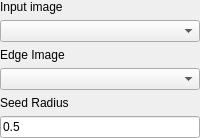
    <widget class="QWidget" name="widget" native="true">
     <property name="sizePolicy">
      <sizepolicy hsizetype="Preferred" vsizetype="Preferred">
       <horstretch>0</horstretch>
       <verstretch>0</verstretch>
      </sizepolicy>
     </property>
     <layout class="QVBoxLayout" name="verticalLayout_3">
      <property name="leftMargin">
       <number>0</number>
      </property>
      <property name="topMargin">
       <number>0</number>
      </property>
      <property name="rightMargin">
       <number>0</number>
      </property>
      <property name="bottomMargin">
       <number>0</number>
      </property>
      <item>
       <widget class="QLabel" name="inputLabel1">
        <property name="text">
         <string>Input image</string>
        </property>
       </widget>
      </item>
      <item>
       <widget class="QComboBox" name="inputImageComboBox"/>
      </item>
      <item>
       <widget class="QLabel" name="inputLabel2">
        <property name="text">
         <string>Edge Image</string>
        </property>
       </widget>
      </item>
      <item>
       <widget class="QComboBox" name="edgeImageComboBox"/>
      </item>
      <item>
       <widget class="QLabel" name="label">
        <property name="text">
         <string>Seed Radius</string>
        </property>
       </widget>
      </item>
      <item>
       <widget class="QLineEdit" name="seedLineEdit">
        <property name="text">
         <string>0.5</string>
        </property>
       </widget>
      </item>
     </layout>
    </widget>
